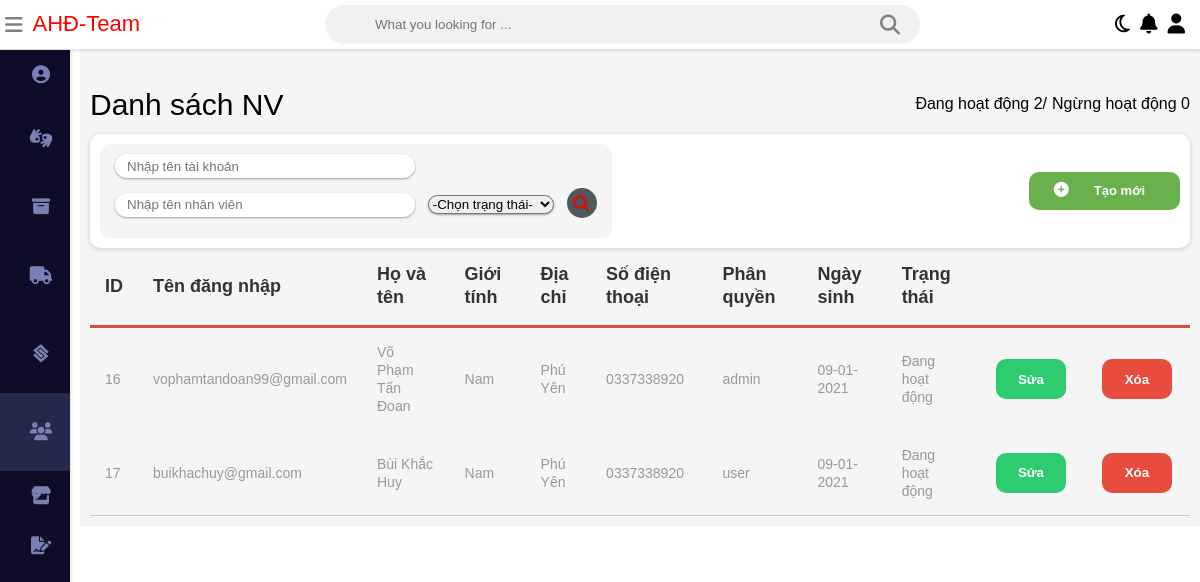
Screenshot of /QuanLyHangHoa/admin/user.php with the database file from the repository.
### tables this page shows
CREATE TABLE `user` (
  `id` int(11) NOT NULL,
  `username` varchar(256) NOT NULL,
  `fullname` varchar(256) NOT NULL,
  `password` varchar(256) NOT NULL,
  `gender` int(2) NOT NULL,
  `address` varchar(256) NOT NULL,
  `phone` int(12) NOT NULL,
  `roleid` int(11) NOT NULL,
  `dateofbirth` date NOT NULL,
  `status` int(11) NOT NULL
);

CREATE TABLE `role` (
  `id` int(11) NOT NULL,
  `name` varchar(256) NOT NULL,
  `mota` varchar(256) NOT NULL
);

### QuanLyHangHoa/database/database.php (called while the page is built, shortened)
<?php
    $db = new database(HOST, DB_USER, DB_PASSWORD, DB_NAME);
    class database {
        public $connection;
        function __construct($host, $db_user, $db_pass, $db_name){
            $this->connection = new mysqli($host, $db_user, $db_pass, $db_name);
        }
        function getData($sql){
            $result = $this->connection->query($sql);
            $data = [];
            if($result->num_rows > 0){
                while($row = $result->fetch_assoc()){
                    $data[] = $row;
                }
            }
            return $data;
        }
    }
?>

### QuanLyHangHoa/admin/user.php (the view, shortened to what this page needs)
<?php
	require_once('../database/database.php');
    $sql = "select u.id, u.gender, u.username, u.password, u.address, u.fullname, u.phone, u.dateofbirth, u.status , r.name from user as u inner join role r on u.roleid = r.id where status = 1";
    $dataListHH = $db->getData($sql);
    $numHH = count($dataListHH);
?>
<?php
	 $sqlQQ = "select * from user where status = 2";
	 $dataListHHQQ = $db->getData($sqlQQ);
	 $numHHQQ = count($dataListHHQQ);
?>
<!DOCTYPE html>
<html>
<head>
<link rel="stylesheet" type="text/css"
	href="../static/css/main.css">
<link rel="stylesheet"
	href="https://stackpath.bootstrapcdn.com/font-awesome/4.7.0/css/font-awesome.min.css">
<link rel="stylesheet"
	href="../static/css/_grid.css">
<link rel="stylesheet"
	href="../static/css/owl.carousel.min.css">
<link rel="stylesheet"
	href="../static/css/owl.theme.default.min.css">
</head>
<body class="body">
	<div class="wrapper">
		<div class="nav d-flex">
			<div class="nav__left d-flex">
				<div class="nav__left--icon">
					<i class="fa fa-bars" aria-hidden="true"></i>
				</div>
				<div class="nav__left--loo" style="color: red;">AHĐ-Team</div>
			</div>
			<div class="nav__search">
				<input class="search" type="text"
					placeholder="What you looking for ..."><i
					class="fa fa-search" aria-hidden="true"></i>
			</div>
			<ul class="nav__right d-flex">
				<li class="nav__right--item"><a class="nav__right--link"><i
						class="fa fa-moon-o" aria-hidden="true"></i></a></li>
				<li class="nav__right--item"><a class="nav__right--link"><i
						class="fa fa-bell" aria-hidden="true"></i></a></li>
				<li class="nav__right--item"><a
					class="nav__right--link dropdown1"><i class="fa fa-user"
						aria-hidden="true"></i></a>
					</li>
			</ul>
		</div>
		<div class="sidebar">
			<ul class="sidebar__nav">
				<li class="sidebar__nav--item"><a class="sidebar__nav--link"
					href="admin.php">
						<div class="sidebar__nav--icon">
							<i class="fas fa-user-circle" aria-hidden="true"></i>
						</div> <span>Trang chủ</span>
				</a></li>
				<li class="sidebar__nav--item"><a class="sidebar__nav--link"
					href="goods.php">
						<div class="sidebar__nav--icon">
							<i class="fa fa-american-sign-language-interpreting"
								aria-hidden="true"></i>
						</div> <span>Quản Lý Hàng Hóa</span>
				</a></li>
				<li class="sidebar__nav--item"><a class="sidebar__nav--link"
					href="warehouse.php">
						<div class="sidebar__nav--icon">
							<i class="fa fa-archive" aria-hidden="true"></i>
						</div> <span>Quản Lý Kho</span>
				</a></li>
				<li class="sidebar__nav--item"><a class="sidebar__nav--link"
					href="customer.php">
						<div class="sidebar__nav--icon">
							<i class="fa fa-truck" aria-hidden="true"></i>
						</div> <span>Quản Lý Đại Lý</span>
				</a></li>
				<li class="sidebar__nav--item"><a class="sidebar__nav--link"
					href="supplier.php">
						<div class="sidebar__nav--icon">
							<i class="fab fa-staylinked"></i>
						</div> <span>Quản Lý Nhà C.Cấp</span>
				</a></li>
				<li class="sidebar__nav--item"><a
					class="sidebar__nav--link acitve">
						<div class="sidebar__nav--icon">
							<i class="fa fa-users" aria-hidden="true"></i>
						</div> <span>Quản Lý Nhân Viên</span>
				</a></li>
				<li class="sidebar__nav--item" data-block="id1"><a
					class="sidebar__nav--link ">
						<div class="sidebar__nav--icon">
							<i class="fas fa-store"></i>
						</div> <span>Kho</span>
						<div class="icon">
							<i class="fa fa-caret-down" aria-hidden="true"></i>
						</div>
				</a>
					</li>
				<li class="sidebar__nav--item" data-block="id2"><a
					class="sidebar__nav--link">
						<div class="sidebar__nav--icon">
							<i class="fas fa-file-signature"></i>
						</div> <span>Thống Kê</span>
						<div class="icon">
							<i class="fa fa-caret-down" aria-hidden="true"></i>
						</div>
				</a>
					</li>
			</ul>
		</div>
		<div class="table">
			<div class="table__txt d-flex">
				<div class="table__txt--title">
					<h2>Danh sách NV</h2>
				</div>
				<ul class="table__txt--link">
					<li class="table__txt--item"><a style="font-size: 16px; color: black;" href="user.php">Đang hoạt động <?php echo $numHH;?>/</a></li></br>
					<li class="table__txt--item"><a style="font-size: 16px; color: black;" href="user.php">Ngừng hoạt động <?php echo $numHHQQ;?></a></li>
				</ul>
			</div>
			<div class="table__top d-flex">
			<form action="" method="POST">
					<div class="table__top--filter">
						<input style="width: 300px; height: 20px;" type="text"
							name="matk" value="" placeholder="Nhập tên tài khoản">
						<div class="table__search" style="margin: 1rem 0;">
							<input style="width: 300px; height: 20px;" type="text"
								name="tentk" value="" placeholder="Nhập tên nhân viên">
								<select name="trangthaitk" id="" aria-placeholder="Trạng thái">
								<option value="0">-Chọn trạng thái-</option>
							</select>
							<button name="timkiem" style="color: red;">
							<i class="fa fa-search" aria-hidden="true"></i>
							</button>
						</div>
					</div>
				</form>
				<div class="table__top--add">
					<i class="fa fa-plus-circle" aria-hidden="true"></i><a
						class="btn btn-link1" href="./user/add-user.php">Tạo mới</a>
				</div>
			</div>
			<div class="table__main">
				<table>
					<thead>
						<tr>
							<th>ID</th>
							<th>Tên đăng nhập</th>
							<th>Họ và tên</th>
							<th>Giới tính</th>
							<th>Địa chỉ</th>
							<th>Số điện thoại</th>
							<th>Phân quyền</th>
							<th>Ngày sinh</th>
							<th>Trạng thái</th>
							<th></th>
							<th></th>
						</tr>
					</thead>
					<tbody>
					<?php foreach($dataListHH as $row){?>
							<tr>
								<td><?php echo $row['id'];?></td>
								<td><?php echo $row['username'];?></td>
								<td><?php echo $row['fullname'];?></td>
								<?php if($row["gender"] == 1){ ?>
									<td>Nam</td>
									<?php } elseif($row["gender"] == 2){?>
									<td>Nữ</td>
								<?php } ?>
								<td><?php echo $row['address'];?></td>
								<?php $tr = $row['phone'];?>
								<td><?php echo "0"."$tr";?></td>
								<td><?php echo $row['name']; ?></td>
								<td><?php $date = date_create($row['dateofbirth']); echo date_format($date,'d-m-Y');?></td>
								<?php if($row["status"] == 1){ ?>
									<td>Đang hoạt động</td>
									<?php } elseif($row["status"] == 2){?>
									<td>Ngừng hoạt động</td>
								<?php } ?>
								<td class="edit"><a href="./user/edit-user.php?id=<?php echo $row['id'];?>">
										<button id="edit">Sửa</button>
								</a></td>
								<td class="delete"><a
								href="./user/delete-user.php?id=<?php echo $row['id'];?>"
								onclick="return window.confirm('Bạn có muốn xóa <?php echo $row['username'];?> không?');">
										<button id="delete">Xóa</button>
								</a></td>
							</tr>
							<?php } ?>
					</tbody>
				</table>
			</div>
		</div>
	</div>
</body>
</html>

### QuanLyHangHoa/static/css/_grid.css (style rules this page uses)
*, *::before, *::after { box-sizing: border-box; margin: 0; padding: 0; }
.d-flex { display: flex; align-items: center; }
.wrapper { max-width: 100%; display: block; }

### rows the page displays
user: id "16", username "vophamtandoan99@gmail.com", fullname "Võ Phạm Tấn Đoan", gender "Nam", address "Phú Yên", phone "337338920", roleid.name "admin", dateofbirth "09-01-2021", status "Đang hoạt động"
user: id "17", username "buikhachuy@gmail.com", fullname "Bùi Khắc Huy", gender "Nam", address "Phú Yên", phone "337338920", roleid.name "user", dateofbirth "09-01-2021", status "Đang hoạt động"

### other values shown
$numHH "2"
$numHHQQ "0"
